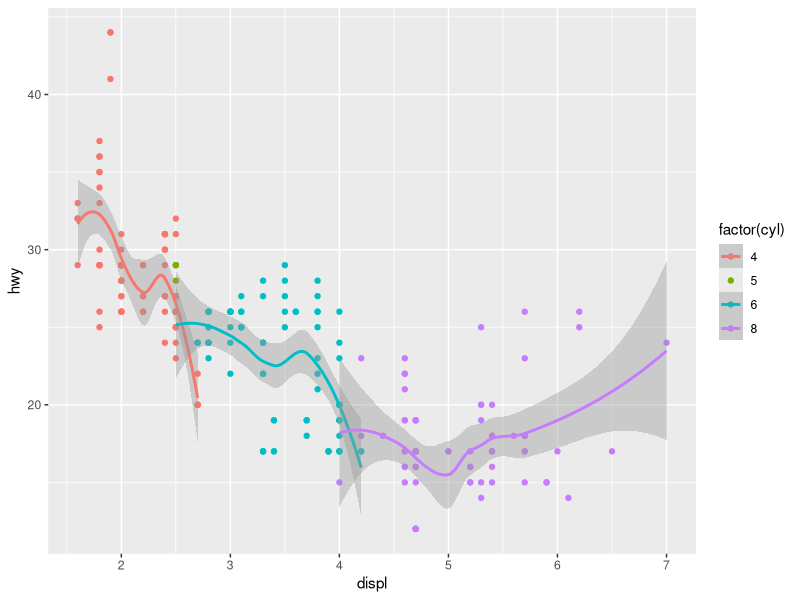
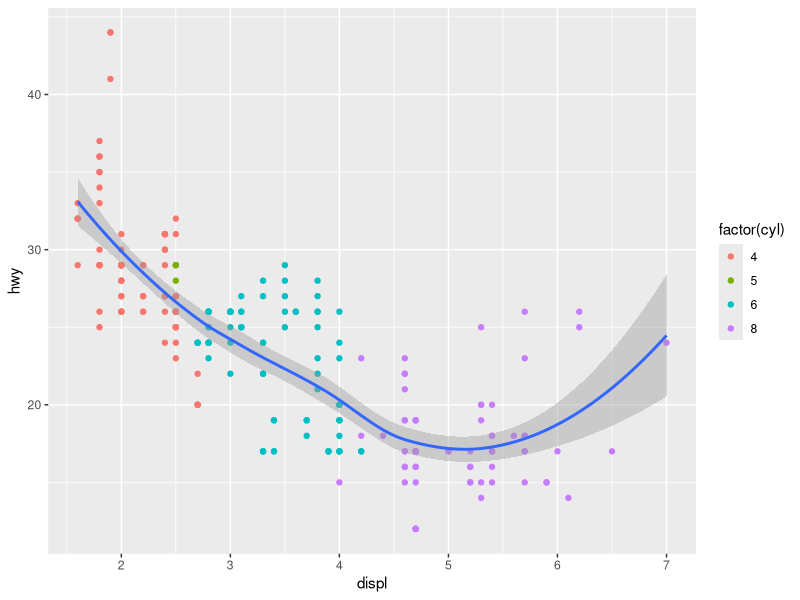
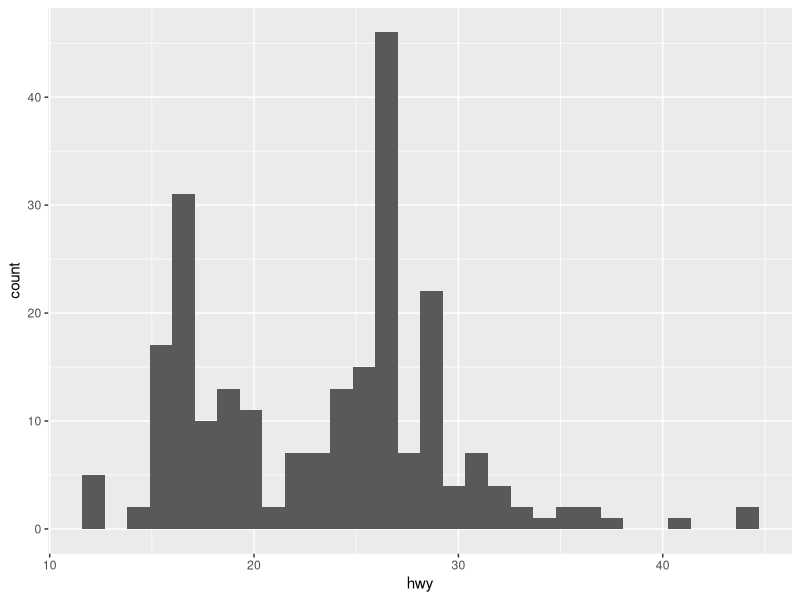
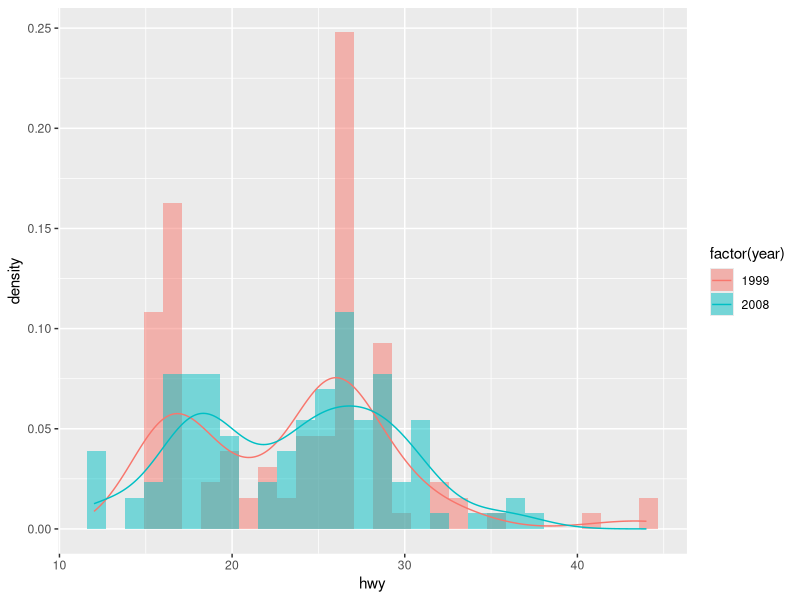
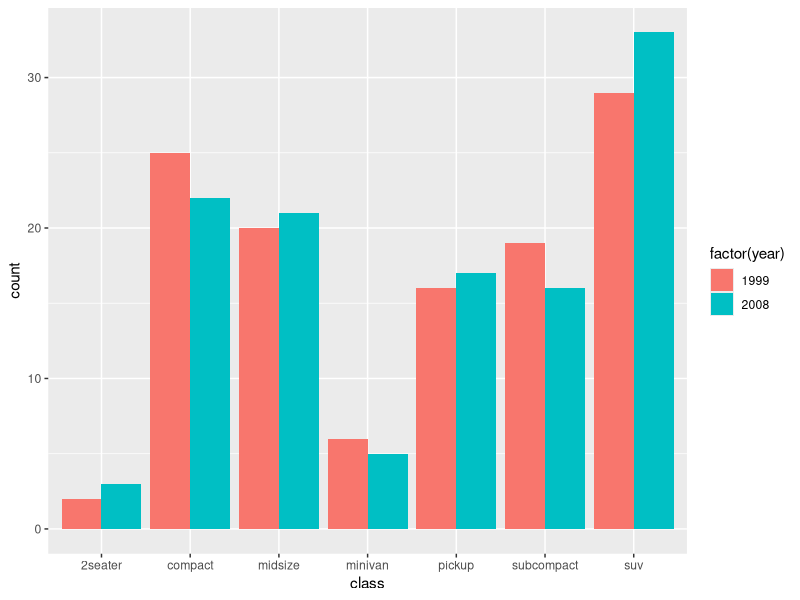
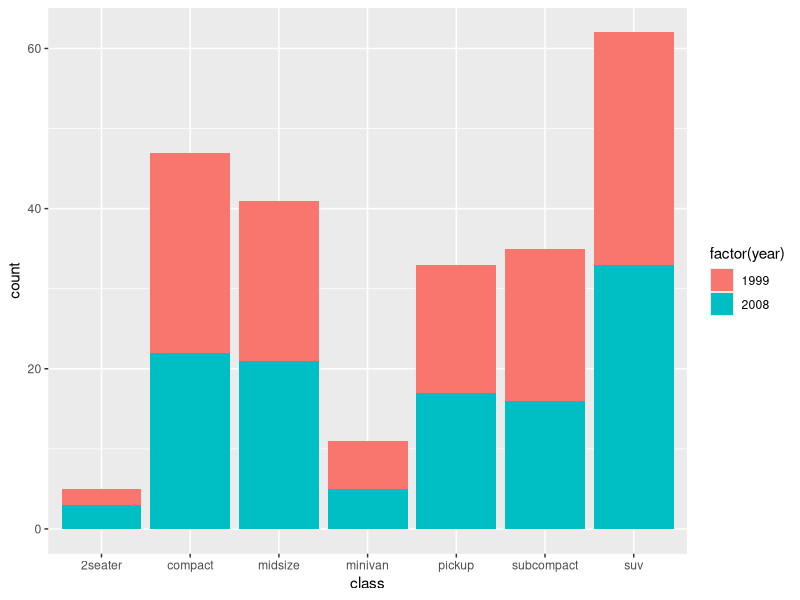
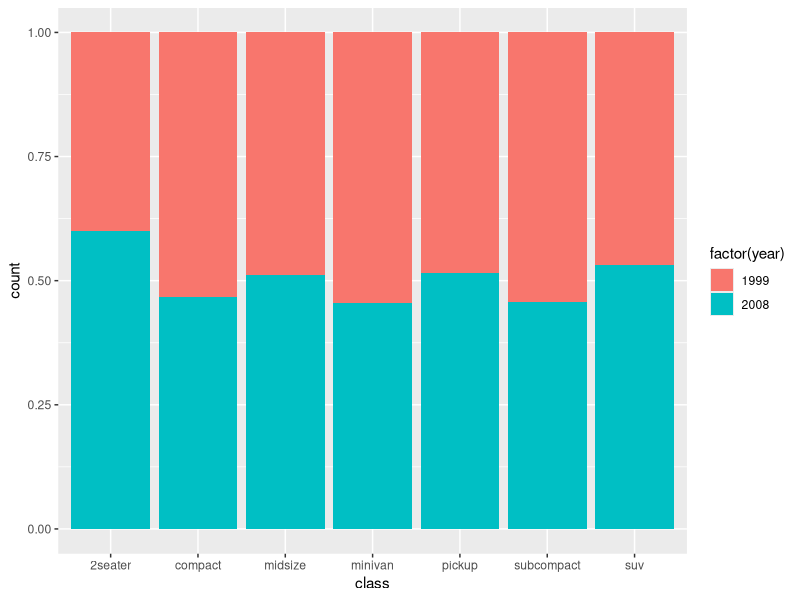
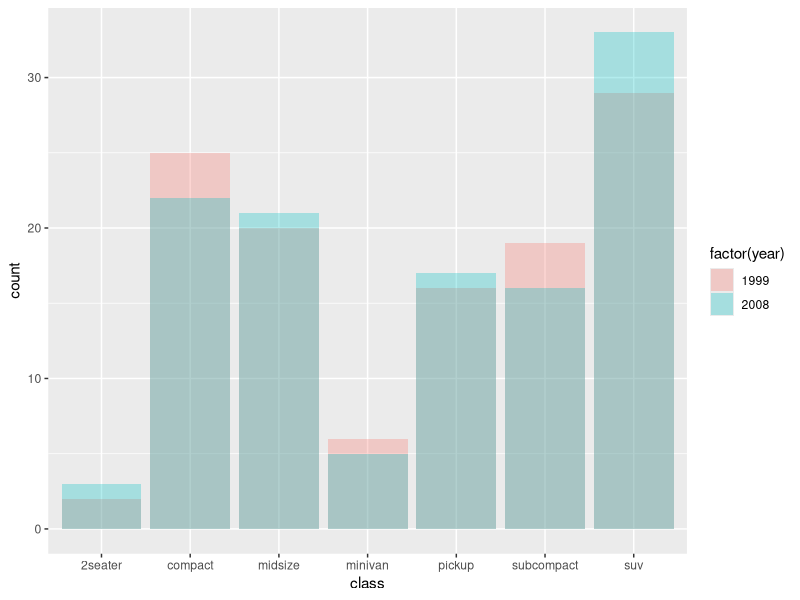

R code for these plots, in order:
## ---- chunk 1
install.packages("ggplot2")
## ---- chunk 2
library(ggplot2)
p <- ggplot(data=mpg,aes(x=displ,y=hwy,colour=factor(cyl)))
p + geom_point() + geom_smooth()
## ---- chunk 3
p <- ggplot(mpg,aes(x=displ,y=hwy))
p + geom_point(aes(colour=factor(cyl))) + geom_smooth()
## ---- chunk 4
library(ggplot2)
p <- ggplot(data = mpg,aes(x = hwy))
p <- p + geom_histogram()
summary(p)
print(p)
## ---- chunk 5
p <- ggplot(mpg,aes(hwy))
p + geom_histogram(position = 'identity',
alpha=0.5,
aes(y = ..density..,
fill = factor(year))) +
stat_density(geom = 'line',
position = 'identity',
aes(colour = factor(year)))
## ---- chunk 6
library(ggplot2)
with(mpg,table(class,year))
p <- ggplot(data=mpg,aes(x=class,fill=factor(year)))
p + geom_bar(position='dodge')
p + geom_bar(position='stack')
p + geom_bar(position='fill')
p + geom_bar(position='identity',alpha=0.3)
## ---- chunk 7
library(ggplot2)
p <- ggplot(mpg, aes(cty, hwy))
p1 <- p + geom_point(aes(colour = factor(year),shape = factor(year), size = displ), alpha = 0.6, position = 'jitter')
print(p1)
## ---- chunk 8
cty.mean=with(mpg,mean(cty))
cty.sd=with(mpg,sd(cty))
p1 + scale_x_continuous(trans='log',breaks=c(cty.mean-cty.sd,cty.mean,cty.mean+cty.sd), labels=c("high", "mean", "low")) + scale_y_continuous(trans='log')
## ---- chunk 9
p <- ggplot(mtcars, aes(x=wt, y=mpg,colour=factor(cyl),label=rownames(mtcars)))
p + geom_text(hjust=0,vjust=-1,alpha=0.8)+ geom_point(size=3,aes(shape=factor(cyl)))
## ---- chunk 10
library(readr)
house<-read.csv("data/house.csv")
## ---- chunk 11
library(ggplot2)
p <- ggplot(data=house,aes(x=CJTS,y=CJMJ)) + geom_point(aes(colour=factor(YT))) + geom_line()+labs(title = "套数和住房面积的关系",y="成交面积",x="成交套数")
p
## ---- chunk 12
library(ggplot2)
p <- ggplot(data=house,aes(x=YF,y=CJTS)) + geom_point(aes(colour=factor(YT)))+theme(plot.title =element_text(hjust = 0.3),legend.position = c(0.9,0.9),axis.text.x = element_text(size=8,angle=60,hjust = 1,vjust=1)) + geom_line()+labs(title = "随时间变化的成交住房量",y="成交量",x="月份",colour="用途")
p
## ---- chunk 13
p<-ggplot(house,aes(CJTS))+geom_histogram(position='identity',alpha=0.7,binwidth = 0.5)+stat_density(geom = 'line',position = 'identity',aes(colour = factor(YF)))+labs(title="成交数量频数",x="成交套数",colour="月份")+xlim(0,2000)
p
## ---- chunk 14
p<-ggplot(house,aes(CJTS))+theme_minimal(base_size = 9)+geom_density(aes(colour=YT,fill=YT),alpha=0.5)+labs(title = "成交量密度曲线",x="成交量",fill="用途",colour="用途")+theme(plot.title =element_text(hjust = 0.3),legend.position = c(0.9,0.9) )+xlim(0,2000)
p
## ---- chunk 15
p<-ggplot(house,aes(CJMJ))+theme_minimal(base_size = 9)+geom_density(aes(colour=YT,fill=YT),alpha=0.5)+labs(title = "成交面积密度曲线",x="成交面积",fill="用途",colour="用途")+theme(plot.title =element_text(hjust = 0.3),legend.position = c(0.9,0.9) )+xlim(0,200000)
p
## ---- chunk 16
p<-ggplot(house,aes(x=CJTS,y=CJMJ))+theme_classic(base_size =9)+geom_point(shape=17)+geom_density_2d(linemitre=5)+theme(plot.title = element_text(hjust=0.5))+ggtitle("二维密度曲线")+xlab("成交数量")+ylab("成交面积")
p
## ---- chunk 17
library(readr)
traffic_flow <- read_csv("data/traffic flow.csv")
View(traffic_flow)
## ---- chunk 18
p <- ggplot(data=traffic_flow,aes(x=AVGFLOW,y=AVGSPEED)) + geom_point() + geom_smooth(method = "lm",formula = y~x,colour="red")+labs(title = "车流量与车速的关系",y="车速",x="车流量")
p
## ---- chunk 19
p<-ggplot(traffic_flow,aes(AVGACURATE))+geom_density(alpha=0.5)+labs(title="平均占道率概率密度",x="平均占道率")
p
## ---- chunk 20
ggplot(traffic_flow,aes(LONGVEH))+geom_histogram(fill="blue",colour="white",bins=50)+labs(title="长车流量频率直方图",x="长车流量")
## ---- chunk 21
ggplot(traffic_flow,aes(REC_TIME,MIDVEH))+geom_bar(stat = "identity")+labs(title="中型车流量柱状图",x="时间",y="中型车流量")
## ---- chunk 22
ggplot(traffic_flow,aes(MIDVEH,MINIVEH))+geom_point(size=2,shape=17,colour="purple")+labs(title="点图")
## ---- chunk 23
ggplot(traffic_flow,aes(MIDVEH,MINIVEH))+geom_line(size=1,linetype=2,colour="purple")+labs(title="线图")
## ---- chunk 24
ggplot(traffic_flow,aes(x=MIDVEH,y=MINIVEH,fill=AVGSPEED))+geom_bar(stat="identity")+coord_polar(theta="y")+labs(x = '', y = '', title = '') + theme(axis.text = element_blank())+ theme(axis.ticks = element_blank())
